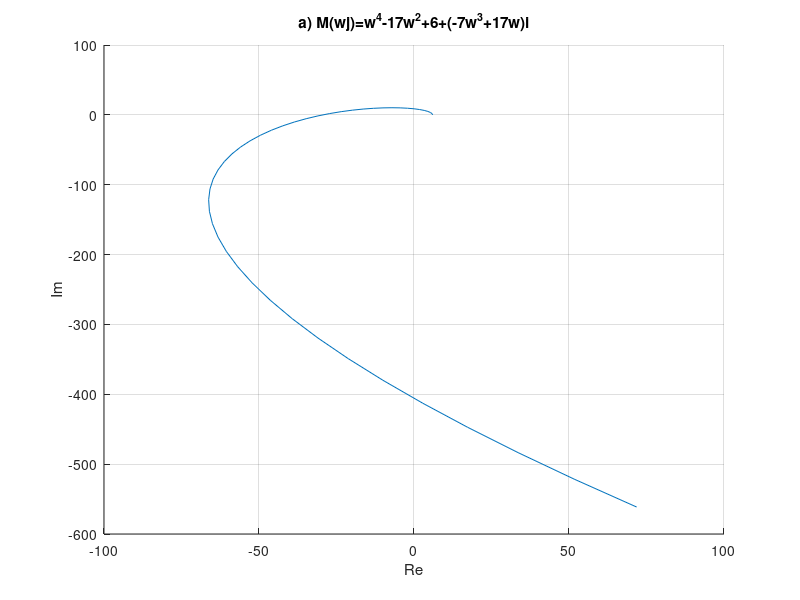
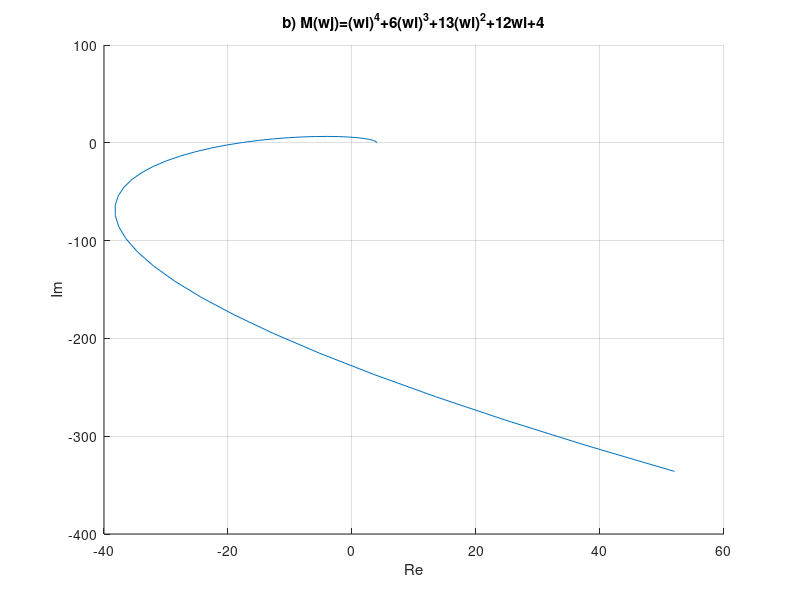
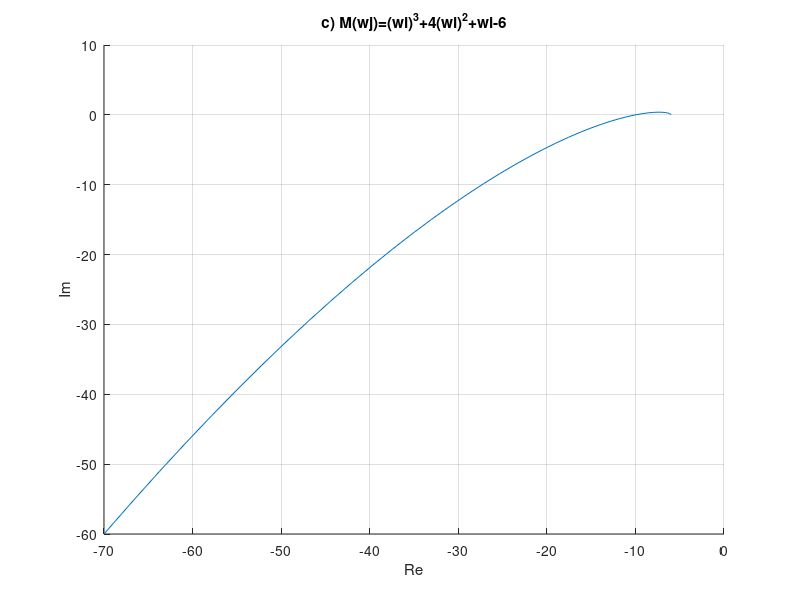
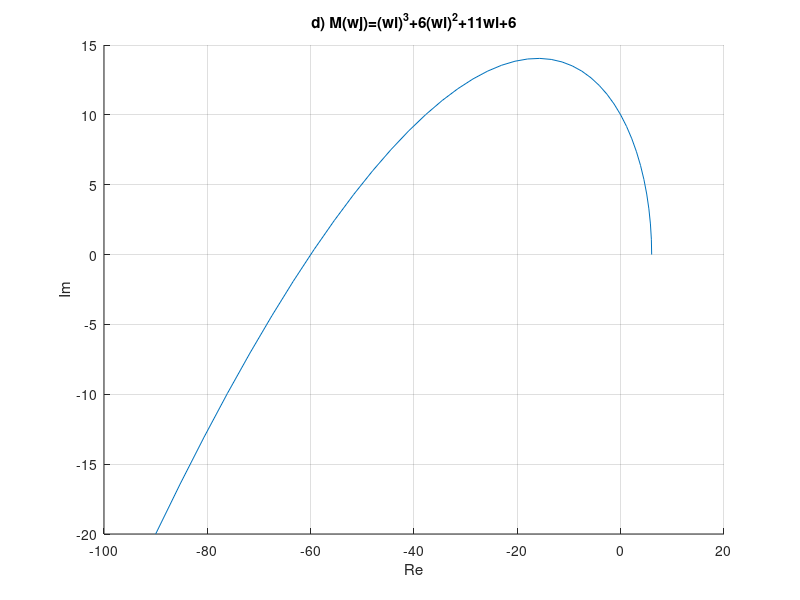

Reproduce these figures in MATLAB, in order.
close all;
clear all;



w=0:0.1:4.5;


M=(w.^4-17*(w.^2)+6+(-7*(w.^3)+17*w)*i);
figure(1)
grid on
hold on


plot(M);

title("a) M(wj)=w^{4}-17w^{2}+6+(-7w^{3}+17w)i");
xlabel("Re");
ylabel("Im");

w=0:0.1:4;


M=(w*i).^4+6*(w*i).^3+13*(w*i).^2+12*w*i+4;
figure(2)
grid on
hold on


plot(M);

title("b) M(wj)=(wi)^{4}+6(wi)^{3}+13(wi)^{2}+12wi+4");
xlabel("Re");
ylabel("Im");


w=0:0.1:4;

M=(w*i).^3+4*(w*i).^2+w*i-6;
figure(3)
grid on
hold on


plot(M);

title("c) M(wj)=(wi)^{3}+4(wi)^{2}+wi-6");
xlabel("Re");
ylabel("Im");



w=0:0.1:4;

M=(w*i).^3+6*(w*i).^2+11*w*i+6;
figure(4)
grid on
hold on


plot(M);

title("d) M(wj)=(wi)^{3}+6(wi)^{2}+11wi+6");
xlabel("Re");
ylabel("Im");